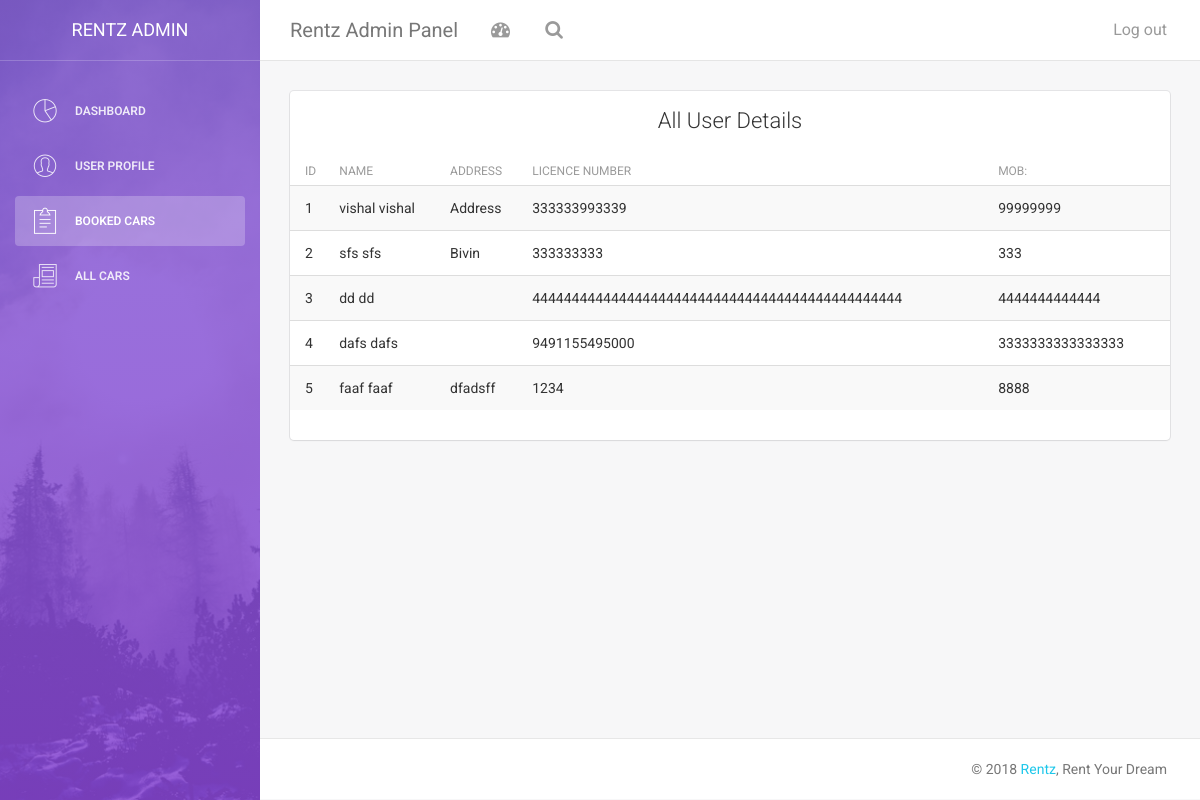
/admin/index.php?d=1 (signed in), run on the app's committed database.
### tables this page shows
CREATE TABLE IF NOT EXISTS `tbl_user` (
  `id` int(11) NOT NULL AUTO_INCREMENT,
  `category` int(11) NOT NULL,
  `firstname` varchar(256) NOT NULL,
  `lastname` varchar(256) NOT NULL,
  `address` text NOT NULL,
  `mobno` varchar(256) NOT NULL,
  `licenceno` varchar(256) NOT NULL,
  `licencephoto` varchar(256) NOT NULL,
  `idphoto` varchar(256) NOT NULL,
  `password` varchar(256) NOT NULL,
  `status` int(11) NOT NULL,
  PRIMARY KEY (`id`),
  UNIQUE KEY `licenceno_2` (`licenceno`),
  KEY `licenceno` (`licenceno`),
  KEY `licenceno_3` (`licenceno`)
);

### config.php (called while the page is built, shortened)
<?php
$connection = mysqli_connect('localhost', 'root', '');
$select_db = mysqli_select_db($connection, 'rentz');
?>

### admin/data/data_functions.php (called while the page is built, shortened)
<?php
function get_all_users()
{	include('../config.php');
	$a=0;
	$typ=array();
	$sql="SELECT * FROM `tbl_user` ORDER BY `id` DESC";
	$result=mysqli_query($connection,$sql);
	while($row=mysqli_fetch_array($result))
	{
		$typ[$a]=array();
		$typ[$a]['id']=$row['id'];
		$typ[$a]['address']=stripslashes($row['address']);
		$typ[$a]['category']=stripslashes($row['category']);
		$typ[$a]['firstname']=stripslashes($row['firstname']);
		$typ[$a]['idphoto']=stripslashes($row['idphoto']);
		$typ[$a]['lastname']=stripslashes($row['lastname']);
		$typ[$a]['licenceno']=stripslashes($row['licenceno']);
		$typ[$a]['licencephoto']=stripslashes($row['licencephoto']);
		$typ[$a]['mobno']=stripslashes($row['mobno']);
		$typ[$a]['password']=stripslashes($row['password']);
		$typ[$a]['status']=stripslashes($row['status']);
	$a++;
	}
	return $typ;
}function get_all_bookedcars()
{	include('../config.php');
	$a=0;
	$typ=array();
	$sql="SELECT * FROM `tbl_booking` ORDER BY `book_id` DESC";
	$result=mysqli_query($connection,$sql);
	while($row=mysqli_fetch_array($result))
	{
		$typ[$a]=array();
		$typ[$a]['book_id']=$row['book_id'];
		$typ[$a]['book_date']=stripslashes($row['book_date']);
		$typ[$a]['cars_id']=stripslashes($row['cars_id']);
		$typ[$a]['comments']=stripslashes($row['comments']);
		$typ[$a]['cust_id']=stripslashes($row['cust_id']);
		$typ[$a]['status']=stripslashes($row['status']);
	$a++;
	}
	return $typ;
}
?>

### admin/pages/all users.php (the view)
<?php
include('data/data_functions.php');
$pgs=get_all_users();
$counts=count($pgs);
?>
<div class="content table-responsive table-full-width">
                                <table class="table table-hover table-striped">
                                    <thead>
                                        <th>ID</th>
                                    	<th>Name</th>
                                        <th>Address</th>
                                    	<th>Licence number</th>
                                    	<th>Mob:</th>
                                    </thead>
                                    <tbody>
									<?php for($i=0;$i<$counts;$i++){?>
                                        <tr>
                                        	<td><?php echo $i+1 ?></td>
                                        	<td><?php echo $pgs[$i]['firstname']; echo "  "; echo $pgs[$i]['firstname'];?></td>
                                        	<td><?php echo $pgs[$i]['address'];?></td>
                                        	<td><?php echo $pgs[$i]['licenceno'];?></td>
                                        	<td><?php echo $pgs[$i]['mobno'];?></td>
                                        </tr>
                                        <?php } ?>
                                    </tbody>
                                </table>
 </div>

### data on the page
tbl_user: firstname "vishal", address "Address", licenceno "333333993339", mobno "99999999"
tbl_user: firstname "sfs", address "Bivin", licenceno "333333333", mobno "333"
tbl_user: firstname "dd", licenceno "44444444444444444444444444444444444444444444444", mobno "4444444444444"
tbl_user: firstname "dafs", licenceno "9491155495000", mobno "3333333333333333"
tbl_user: firstname "faaf", address "dfadsff", licenceno "1234", mobno "8888"
